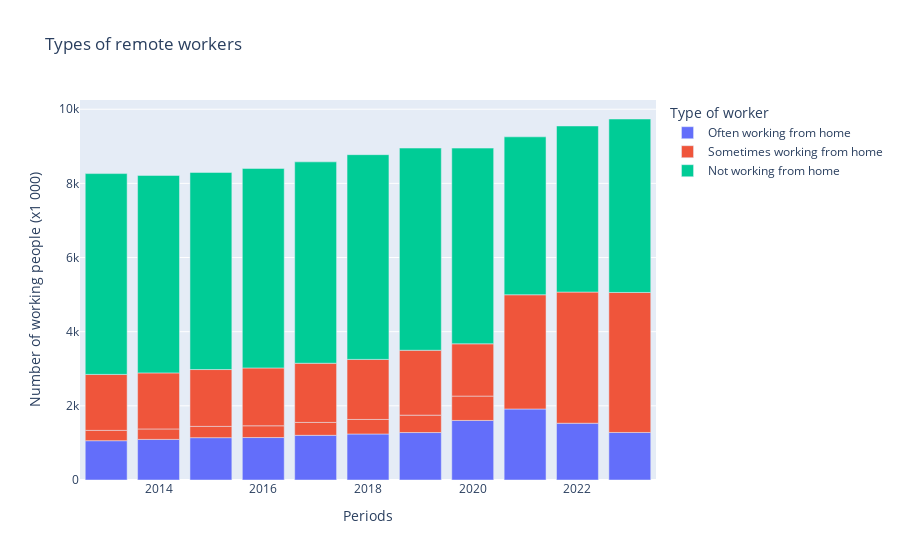

Notebook code cell kept with this figure:
### Code cell
px.bar(df_filtered,
        x="Perioden",
        y="Werkzame beroepsbevolking (x 1 000)",
        color="Thuiswerker",
        title = "Types of remote workers",
        labels={"Perioden": "Periods", "Werkzame beroepsbevolking (x 1 000)": "Number of working people (x1 000)", "Thuiswerker": "Type of worker"},
        )

### Figure 1 — Plotly figure (JSON) as saved in the notebook; plotly's stock layout.template omitted (floating-point values rounded to 4 significant figures)
{"data": [{"alignmentgroup": "True", "hovertemplate": "Type of worker=Often working from home<br>Periods=%{x}<br>Number of working people (x1 000)=%{y}<extra></extra>", "legendgroup": "Often working from home", "marker": {"color": "#636efa", "pattern": {"shape": ""}}, "name": "Often working from home", "offsetgroup": "Often working from home", "orientation": "v", "showlegend": true, "textposition": "auto", "type": "bar", "x": [2013, 2014, 2015, 2016, 2017, 2018, 2019, 2020, 2021, 2022, 2023], "xaxis": "x", "y": [1060, 1095, 1142, 1145, 1205, 1241, 1280, 1606, 1915, 1531, 1282], "yaxis": "y"}, {"alignmentgroup": "True", "hovertemplate": "Type of worker=Sometimes working from home<br>Periods=%{x}<br>Number of working people (x1 000)=%{y}<extra></extra>", "legendgroup": "Sometimes working from home", "marker": {"color": "#EF553B", "pattern": {"shape": ""}}, "name": "Sometimes working from home", "offsetgroup": "Sometimes working from home", "orientation": "v", "showlegend": true, "textposition": "auto", "type": "bar", "x": [2013, 2014, 2015, 2016, 2017, 2018, 2019, 2020, 2013, 2014, 2015, 2016, 2017, 2018, 2019, 2020, 2021, 2022, 2023], "xaxis": "x", "y": [278, 282, 304, 317, 348, 392, 469, 657, 1510, 1512, 1533, 1560, 1596, 1620, 1750, 1410, 3081, 3538, 3776], "yaxis": "y"}, {"alignmentgroup": "True", "hovertemplate": "Type of worker=Not working from home<br>Periods=%{x}<br>Number of working people (x1 000)=%{y}<extra></extra>", "legendgroup": "Not working from home", "marker": {"color": "#00cc96", "pattern": {"shape": ""}}, "name": "Not working from home", "offsetgroup": "Not working from home", "orientation": "v", "showlegend": true, "textposition": "auto", "type": "bar", "x": [2013, 2014, 2015, 2016, 2017, 2018, 2019, 2020, 2021, 2022, 2023], "xaxis": "x", "y": [5416, 5325, 5316, 5381, 5431, 5521, 5453, 5278, 4259, 4479, 4678], "yaxis": "y"}], "layout": {"barmode": "relative", "legend": {"title": {"text": "Type of worker"}, "tracegroupgap": 0}, "title": {"text": "Types of remote workers"}, "xaxis": {"anchor": "y", "domain": [0, 1], "title": {"text": "Periods"}}, "yaxis": {"anchor": "x", "domain": [0, 1], "title": {"text": "Number of working people (x1 000)"}}}}
